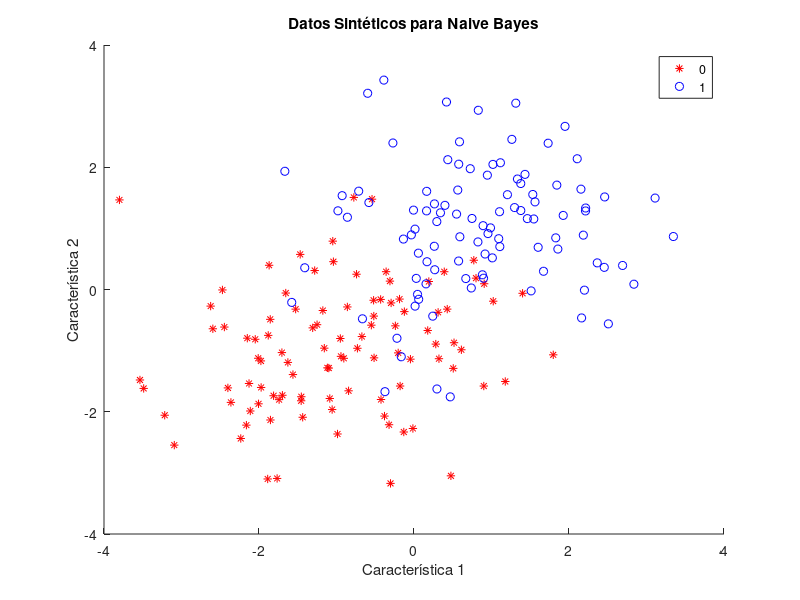

Reproduce this figure in MATLAB. (Note: this script raises an error after producing the figure.)
% Generar datos sintéticos
rng(1); % Para reproducibilidad
n = 100; % Número de muestras por clase
X = [randn(n, 2) + 1; randn(n, 2) - 1]; % Características
y = [ones(n, 1); zeros(n, 1)]; % Etiquetas: 1 y 0

% Visualizar los datos
figure;
gscatter(X(:,1), X(:,2), y, 'rb', '*o');
xlabel('Característica 1');
ylabel('Característica 2');
title('Datos Sintéticos para Naive Bayes');

% Entrenar el modelo Naive Bayes
naiveBayesModel = fitcnb(X, y);
% Mostrar el modelo entrenado
disp(naiveBayesModel);

% Predecir las etiquetas
predicciones = predict(naiveBayesModel, X);
% Evaluar la precisión del modelo
precision = mean(predicciones == y);
fprintf('Precisión del Modelo: %.2f%%\n', precision * 100);

% Visualizar las predicciones
d = 0.1; % Aumentar la densidad de la malla
[x1Grid, x2Grid] = meshgrid(min(X(:,1)):d:max(X(:,1)), min(X(:,2)):d:max(X(:,2)));
xGrid = [x1Grid(:), x2Grid(:)];
prediccionesGrid = predict(naiveBayesModel, xGrid);

figure;
gscatter(X(:,1), X(:,2), y, 'rb', '*o');
hold on;

% Convertir prediccionesGrid a valores binarios para gscatter
prediccionesGridBin = double(prediccionesGrid);
prediccionesGridBin(prediccionesGridBin == 0) = 2; % Convertir 0 a 2 para gscatter

% Visualizar la frontera de decisión
gscatter(xGrid(:,1), xGrid(:,2), prediccionesGridBin, 'yg', '.', [], 'off');
xlabel('Característica 1');
ylabel('Característica 2');
title('Naive Bayes con Frontera de Decisión');
legend('Clase 1', 'Clase 0', 'Ubicaciones Predichas');
hold off;
